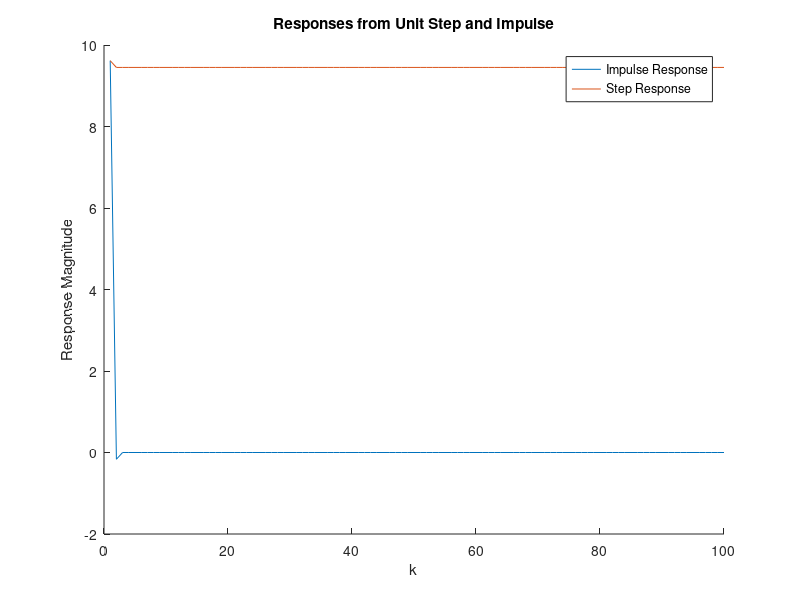

Source code (MATLAB):
% System Simulation Problem 3
% Written by Josh Humphrey

unitStep = ones(1,100);
impulse = zeros(1,100);
impulse(1,1) = 1;
stepResults = zeros(1,100);
impulseResults = zeros(1,100);
wk = unitStep;
xkm3 = 0;
xkm2 = 0;
xkm1 = 0;
wkm2 = 0;
wkm1 = 0;
for k = 1:100
    stepResults(1,k) = (1/693333)*(-xkm3-185.333*xkm2-12133.3*xkm1+50*(-wkm2+33.3333*wkm1+133333*wk(k)));
    xkm3 = xkm2;
    xkm2 = xkm1;
    xkm1 = stepResults(1,k);
    wkm2 = wkm1;
    wkm1 = wk(k);
end

wk = impulse;
xkm3 = 0;
xkm2 = 0;
xkm1 = 0;
wkm2 = 0;
wkm1 = 0;
for k = 1:100
    impulseResults(1,k) = (1/693333)*(-xkm3-185.333*xkm2-12133.3*xkm1+50*(-wkm2+33.3333*wkm1+133333*wk(k)));
    xkm3 = xkm2;
    xkm2 = xkm1;
    xkm1 = impulseResults(1,k);
    wkm2 = wkm1;
    wkm1 = wk(k);
end
hold on
plot(impulseResults)
plot(stepResults)
title('Responses from Unit Step and Impulse')
legend('Impulse Response','Step Response')
xlabel('k')
ylabel('Response Magnitude')
